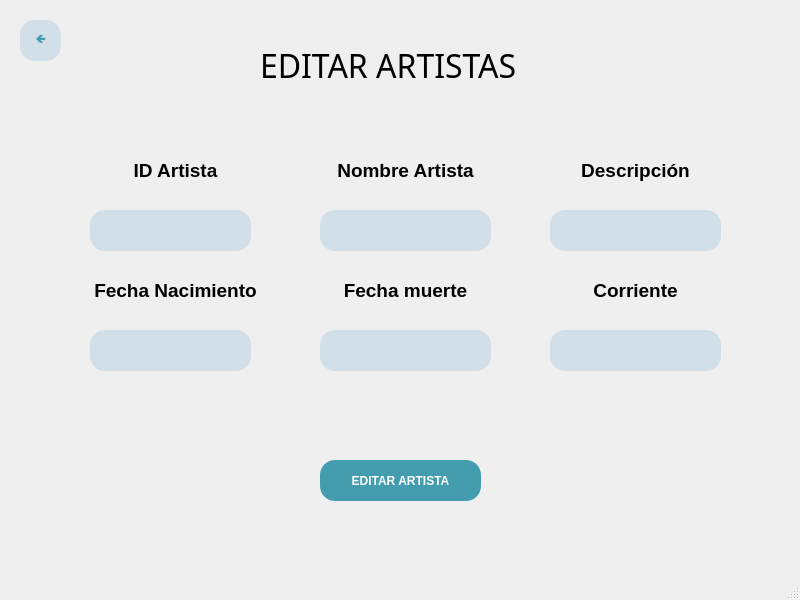
<?xml version="1.0" encoding="UTF-8"?>
<ui version="4.0">
 <class>MainWindow</class>
 <widget class="QMainWindow" name="MainWindow">
  <property name="geometry">
   <rect>
    <x>0</x>
    <y>0</y>
    <width>800</width>
    <height>600</height>
   </rect>
  </property>
  <property name="windowTitle">
   <string>MainWindow</string>
  </property>
  <widget class="QWidget" name="centralwidget">
   <widget class="QLabel" name="Titulo">
    <property name="geometry">
     <rect>
      <x>260</x>
      <y>20</y>
      <width>291</width>
      <height>91</height>
     </rect>
    </property>
    <property name="font">
     <font>
      <family>Bell MT</family>
      <pointsize>24</pointsize>
      <weight>50</weight>
      <bold>false</bold>
     </font>
    </property>
    <property name="text">
     <string>EDITAR ARTISTAS</string>
    </property>
   </widget>
   <widget class="QLineEdit" name="Corriente_entrada">
    <property name="geometry">
     <rect>
      <x>550</x>
      <y>330</y>
      <width>171</width>
      <height>41</height>
     </rect>
    </property>
    <property name="styleSheet">
     <string notr="true">border-radius: 15px;
background-color: rgb(208, 223, 232);</string>
    </property>
   </widget>
   <widget class="QLineEdit" name="FechaMuerte_entrada">
    <property name="geometry">
     <rect>
      <x>320</x>
      <y>330</y>
      <width>171</width>
      <height>41</height>
     </rect>
    </property>
    <property name="styleSheet">
     <string notr="true">border-radius: 15px;
background-color: rgb(208, 223, 232);</string>
    </property>
   </widget>
   <widget class="QLineEdit" name="NombreArtista_entrada">
    <property name="geometry">
     <rect>
      <x>320</x>
      <y>210</y>
      <width>171</width>
      <height>41</height>
     </rect>
    </property>
    <property name="styleSheet">
     <string notr="true">border-radius: 15px;
background-color: rgb(208, 223, 232);</string>
    </property>
   </widget>
   <widget class="QLineEdit" name="IDArtista_entrada">
    <property name="geometry">
     <rect>
      <x>90</x>
      <y>210</y>
      <width>161</width>
      <height>41</height>
     </rect>
    </property>
    <property name="styleSheet">
     <string notr="true">border-radius: 15px;
background-color: rgb(208, 223, 232);</string>
    </property>
   </widget>
   <widget class="QLabel" name="label">
    <property name="geometry">
     <rect>
      <x>70</x>
      <y>150</y>
      <width>211</width>
      <height>41</height>
     </rect>
    </property>
    <property name="text">
     <string>&lt;html&gt;&lt;head/&gt;&lt;body&gt;&lt;p align=&quot;center&quot;&gt;&lt;span style=&quot; font-size:14pt; font-weight:600;&quot;&gt;ID Artista&lt;/span&gt;&lt;/p&gt;&lt;/body&gt;&lt;/html&gt;</string>
    </property>
   </widget>
   <widget class="QLabel" name="label_4">
    <property name="geometry">
     <rect>
      <x>530</x>
      <y>150</y>
      <width>211</width>
      <height>41</height>
     </rect>
    </property>
    <property name="text">
     <string>&lt;html&gt;&lt;head/&gt;&lt;body&gt;&lt;p align=&quot;center&quot;&gt;&lt;span style=&quot; font-size:14pt; font-weight:600;&quot;&gt;Descripción&lt;/span&gt;&lt;/p&gt;&lt;/body&gt;&lt;/html&gt;</string>
    </property>
   </widget>
   <widget class="QLabel" name="label_7">
    <property name="geometry">
     <rect>
      <x>530</x>
      <y>270</y>
      <width>211</width>
      <height>41</height>
     </rect>
    </property>
    <property name="text">
     <string>&lt;html&gt;&lt;head/&gt;&lt;body&gt;&lt;p align=&quot;center&quot;&gt;&lt;span style=&quot; font-size:14pt; font-weight:600;&quot;&gt;Corriente&lt;/span&gt;&lt;/p&gt;&lt;/body&gt;&lt;/html&gt;</string>
    </property>
   </widget>
   <widget class="QLabel" name="label_8">
    <property name="geometry">
     <rect>
      <x>300</x>
      <y>270</y>
      <width>211</width>
      <height>41</height>
     </rect>
    </property>
    <property name="text">
     <string>&lt;html&gt;&lt;head/&gt;&lt;body&gt;&lt;p align=&quot;center&quot;&gt;&lt;span style=&quot; font-size:14pt; font-weight:600;&quot;&gt;Fecha muerte&lt;/span&gt;&lt;/p&gt;&lt;/body&gt;&lt;/html&gt;</string>
    </property>
   </widget>
   <widget class="QLabel" name="label_2">
    <property name="geometry">
     <rect>
      <x>70</x>
      <y>270</y>
      <width>211</width>
      <height>41</height>
     </rect>
    </property>
    <property name="text">
     <string>&lt;html&gt;&lt;head/&gt;&lt;body&gt;&lt;p align=&quot;center&quot;&gt;&lt;span style=&quot; font-size:14pt; font-weight:600;&quot;&gt;Fecha Nacimiento&lt;/span&gt;&lt;/p&gt;&lt;/body&gt;&lt;/html&gt;</string>
    </property>
   </widget>
   <widget class="QLineEdit" name="Descripcion_entrada">
    <property name="geometry">
     <rect>
      <x>550</x>
      <y>210</y>
      <width>171</width>
      <height>41</height>
     </rect>
    </property>
    <property name="styleSheet">
     <string notr="true">border-radius: 15px;
background-color: rgb(208, 223, 232);</string>
    </property>
   </widget>
   <widget class="QLineEdit" name="FechaNacimiento_entrada">
    <property name="geometry">
     <rect>
      <x>90</x>
      <y>330</y>
      <width>161</width>
      <height>41</height>
     </rect>
    </property>
    <property name="styleSheet">
     <string notr="true">border-radius: 15px;
background-color: rgb(208, 223, 232);</string>
    </property>
   </widget>
   <widget class="QLabel" name="label_3">
    <property name="geometry">
     <rect>
      <x>300</x>
      <y>150</y>
      <width>211</width>
      <height>41</height>
     </rect>
    </property>
    <property name="text">
     <string>&lt;html&gt;&lt;head/&gt;&lt;body&gt;&lt;p align=&quot;center&quot;&gt;&lt;span style=&quot; font-size:14pt; font-weight:600;&quot;&gt;Nombre Artista&lt;/span&gt;&lt;/p&gt;&lt;/body&gt;&lt;/html&gt;</string>
    </property>
   </widget>
   <widget class="QPushButton" name="BotonEditarArtista">
    <property name="geometry">
     <rect>
      <x>320</x>
      <y>460</y>
      <width>161</width>
      <height>41</height>
     </rect>
    </property>
    <property name="palette">
     <palette>
      <active>
       <colorrole role="WindowText">
        <brush brushstyle="SolidPattern">
         <color alpha="255">
          <red>255</red>
          <green>255</green>
          <blue>255</blue>
         </color>
        </brush>
       </colorrole>
       <colorrole role="Button">
        <brush brushstyle="SolidPattern">
         <color alpha="255">
          <red>67</red>
          <green>157</green>
          <blue>175</blue>
         </color>
        </brush>
       </colorrole>
       <colorrole role="Text">
        <brush brushstyle="SolidPattern">
         <color alpha="255">
          <red>255</red>
          <green>255</green>
          <blue>255</blue>
         </color>
        </brush>
       </colorrole>
       <colorrole role="ButtonText">
        <brush brushstyle="SolidPattern">
         <color alpha="255">
          <red>255</red>
          <green>255</green>
          <blue>255</blue>
         </color>
        </brush>
       </colorrole>
       <colorrole role="Base">
        <brush brushstyle="SolidPattern">
         <color alpha="255">
          <red>67</red>
          <green>157</green>
          <blue>175</blue>
         </color>
        </brush>
       </colorrole>
       <colorrole role="Window">
        <brush brushstyle="SolidPattern">
         <color alpha="255">
          <red>67</red>
          <green>157</green>
          <blue>175</blue>
         </color>
        </brush>
       </colorrole>
      </active>
      <inactive>
       <colorrole role="WindowText">
        <brush brushstyle="SolidPattern">
         <color alpha="255">
          <red>255</red>
          <green>255</green>
          <blue>255</blue>
         </color>
        </brush>
       </colorrole>
       <colorrole role="Button">
        <brush brushstyle="SolidPattern">
         <color alpha="255">
          <red>67</red>
          <green>157</green>
          <blue>175</blue>
         </color>
        </brush>
       </colorrole>
       <colorrole role="Text">
        <brush brushstyle="SolidPattern">
         <color alpha="255">
          <red>255</red>
          <green>255</green>
          <blue>255</blue>
         </color>
        </brush>
       </colorrole>
       <colorrole role="ButtonText">
        <brush brushstyle="SolidPattern">
         <color alpha="255">
          <red>255</red>
          <green>255</green>
          <blue>255</blue>
         </color>
        </brush>
       </colorrole>
       <colorrole role="Base">
        <brush brushstyle="SolidPattern">
         <color alpha="255">
          <red>67</red>
          <green>157</green>
          <blue>175</blue>
         </color>
        </brush>
       </colorrole>
       <colorrole role="Window">
        <brush brushstyle="SolidPattern">
         <color alpha="255">
          <red>67</red>
          <green>157</green>
          <blue>175</blue>
         </color>
        </brush>
       </colorrole>
      </inactive>
      <disabled>
       <colorrole role="WindowText">
        <brush brushstyle="SolidPattern">
         <color alpha="255">
          <red>255</red>
          <green>255</green>
          <blue>255</blue>
         </color>
        </brush>
       </colorrole>
       <colorrole role="Button">
        <brush brushstyle="SolidPattern">
         <color alpha="255">
          <red>67</red>
          <green>157</green>
          <blue>175</blue>
         </color>
        </brush>
       </colorrole>
       <colorrole role="Text">
        <brush brushstyle="SolidPattern">
         <color alpha="255">
          <red>255</red>
          <green>255</green>
          <blue>255</blue>
         </color>
        </brush>
       </colorrole>
       <colorrole role="ButtonText">
        <brush brushstyle="SolidPattern">
         <color alpha="255">
          <red>255</red>
          <green>255</green>
          <blue>255</blue>
         </color>
        </brush>
       </colorrole>
       <colorrole role="Base">
        <brush brushstyle="SolidPattern">
         <color alpha="255">
          <red>67</red>
          <green>157</green>
          <blue>175</blue>
         </color>
        </brush>
       </colorrole>
       <colorrole role="Window">
        <brush brushstyle="SolidPattern">
         <color alpha="255">
          <red>67</red>
          <green>157</green>
          <blue>175</blue>
         </color>
        </brush>
       </colorrole>
      </disabled>
     </palette>
    </property>
    <property name="cursor">
     <cursorShape>PointingHandCursor</cursorShape>
    </property>
    <property name="styleSheet">
     <string notr="true">background-color: rgb(67, 157, 175);
color: rgb(255, 255, 255);
font-weight: bold;
font-family: 'Verdana';
border-radius: 15px;</string>
    </property>
    <property name="text">
     <string>EDITAR ARTISTA</string>
    </property>
   </widget>
   <widget class="QPushButton" name="BotonAtras">
    <property name="geometry">
     <rect>
      <x>20</x>
      <y>20</y>
      <width>41</width>
      <height>41</height>
     </rect>
    </property>
    <property name="palette">
     <palette>
      <active>
       <colorrole role="WindowText">
        <brush brushstyle="SolidPattern">
         <color alpha="255">
          <red>67</red>
          <green>157</green>
          <blue>175</blue>
         </color>
        </brush>
       </colorrole>
       <colorrole role="Button">
        <brush brushstyle="SolidPattern">
         <color alpha="255">
          <red>208</red>
          <green>223</green>
          <blue>232</blue>
         </color>
        </brush>
       </colorrole>
       <colorrole role="Text">
        <brush brushstyle="SolidPattern">
         <color alpha="255">
          <red>67</red>
          <green>157</green>
          <blue>175</blue>
         </color>
        </brush>
       </colorrole>
       <colorrole role="ButtonText">
        <brush brushstyle="SolidPattern">
         <color alpha="255">
          <red>67</red>
          <green>157</green>
          <blue>175</blue>
         </color>
        </brush>
       </colorrole>
       <colorrole role="Base">
        <brush brushstyle="SolidPattern">
         <color alpha="255">
          <red>208</red>
          <green>223</green>
          <blue>232</blue>
         </color>
        </brush>
       </colorrole>
       <colorrole role="Window">
        <brush brushstyle="SolidPattern">
         <color alpha="255">
          <red>208</red>
          <green>223</green>
          <blue>232</blue>
         </color>
        </brush>
       </colorrole>
      </active>
      <inactive>
       <colorrole role="WindowText">
        <brush brushstyle="SolidPattern">
         <color alpha="255">
          <red>67</red>
          <green>157</green>
          <blue>175</blue>
         </color>
        </brush>
       </colorrole>
       <colorrole role="Button">
        <brush brushstyle="SolidPattern">
         <color alpha="255">
          <red>208</red>
          <green>223</green>
          <blue>232</blue>
         </color>
        </brush>
       </colorrole>
       <colorrole role="Text">
        <brush brushstyle="SolidPattern">
         <color alpha="255">
          <red>67</red>
          <green>157</green>
          <blue>175</blue>
         </color>
        </brush>
       </colorrole>
       <colorrole role="ButtonText">
        <brush brushstyle="SolidPattern">
         <color alpha="255">
          <red>67</red>
          <green>157</green>
          <blue>175</blue>
         </color>
        </brush>
       </colorrole>
       <colorrole role="Base">
        <brush brushstyle="SolidPattern">
         <color alpha="255">
          <red>208</red>
          <green>223</green>
          <blue>232</blue>
         </color>
        </brush>
       </colorrole>
       <colorrole role="Window">
        <brush brushstyle="SolidPattern">
         <color alpha="255">
          <red>208</red>
          <green>223</green>
          <blue>232</blue>
         </color>
        </brush>
       </colorrole>
      </inactive>
      <disabled>
       <colorrole role="WindowText">
        <brush brushstyle="SolidPattern">
         <color alpha="255">
          <red>67</red>
          <green>157</green>
          <blue>175</blue>
         </color>
        </brush>
       </colorrole>
       <colorrole role="Button">
        <brush brushstyle="SolidPattern">
         <color alpha="255">
          <red>208</red>
          <green>223</green>
          <blue>232</blue>
         </color>
        </brush>
       </colorrole>
       <colorrole role="Text">
        <brush brushstyle="SolidPattern">
         <color alpha="255">
          <red>67</red>
          <green>157</green>
          <blue>175</blue>
         </color>
        </brush>
       </colorrole>
       <colorrole role="ButtonText">
        <brush brushstyle="SolidPattern">
         <color alpha="255">
          <red>67</red>
          <green>157</green>
          <blue>175</blue>
         </color>
        </brush>
       </colorrole>
       <colorrole role="Base">
        <brush brushstyle="SolidPattern">
         <color alpha="255">
          <red>208</red>
          <green>223</green>
          <blue>232</blue>
         </color>
        </brush>
       </colorrole>
       <colorrole role="Window">
        <brush brushstyle="SolidPattern">
         <color alpha="255">
          <red>208</red>
          <green>223</green>
          <blue>232</blue>
         </color>
        </brush>
       </colorrole>
      </disabled>
     </palette>
    </property>
    <property name="cursor">
     <cursorShape>PointingHandCursor</cursorShape>
    </property>
    <property name="styleSheet">
     <string notr="true">background-color: rgb(208, 223, 232);
color:rgb(67, 157, 175);
font-weight: bold;
font-family: 'Verdana';
border-radius: 15px;</string>
    </property>
    <property name="text">
     <string>🡸</string>
    </property>
   </widget>
  </widget>
  <widget class="QMenuBar" name="menubar">
   <property name="geometry">
    <rect>
     <x>0</x>
     <y>0</y>
     <width>800</width>
     <height>21</height>
    </rect>
   </property>
  </widget>
  <widget class="QStatusBar" name="statusbar"/>
 </widget>
 <resources/>
 <connections/>
</ui>
